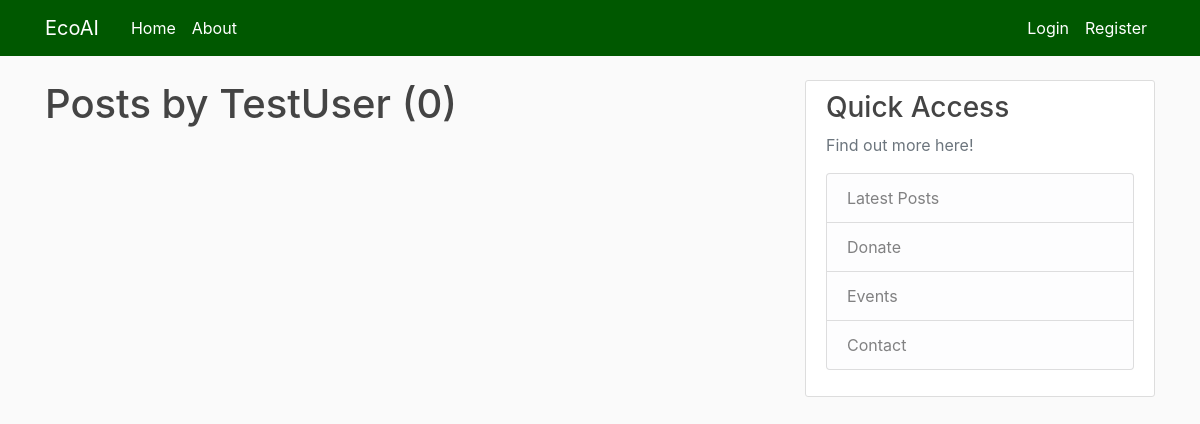
The page /user/TestUser on the database as committed earlier.
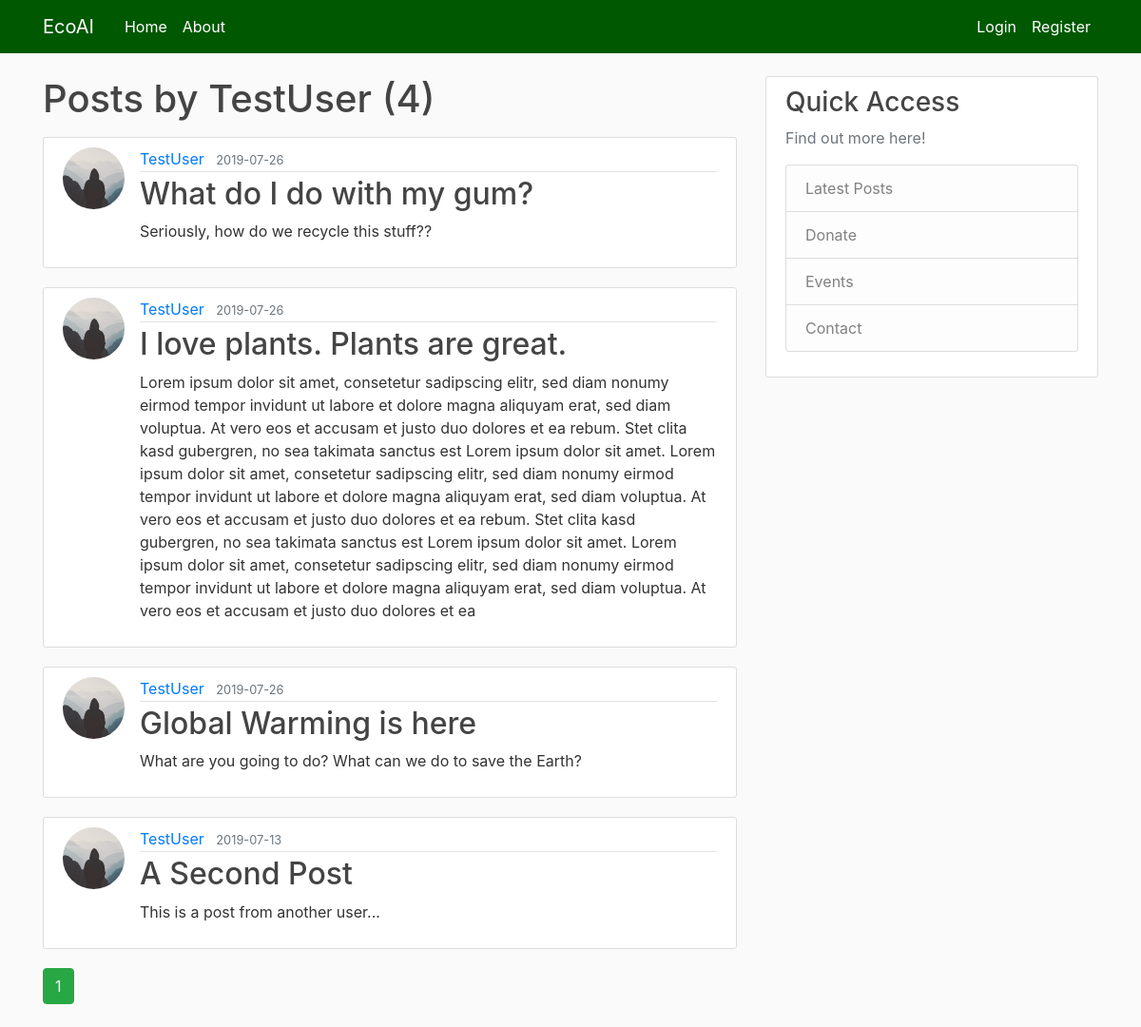
The same page on the database as committed later.
### flaskblog/models.py (models this page shows, shortened)
class User(db.Model, UserMixin):
    id = db.Column(db.Integer, primary_key=True)
    username = db.Column(db.String(20), unique=True, nullable=False)
    email = db.Column(db.String(120), unique=True, nullable=False)
    image_file = db.Column(db.String(20), nullable=False, default='default.jpg')
    password = db.Column(db.String(60), nullable=False)
    post = db.relationship('Post', backref='author', lazy=True) #this relates the User to Post

class Post(db.Model):
    id = db.Column(db.Integer, primary_key=True)
    title = db.Column(db.String(100), nullable=False)
    date_posted = db.Column(db.DateTime, nullable=False, default=datetime.utcnow)
    content = db.Column(db.Text, nullable=False)
    user_id = db.Column(db.Integer, db.ForeignKey('user.id'), nullable=False) #this relates Post to User

### flaskblog/routes.py (the view)
@app.route("/user/<string:username>")
def user_posts(username):
    page = request.args.get('page', 1, type=int)
    user = User.query.filter_by(username=username).first_or_404()
    posts = Post.query.filter_by(author=user)\
        .order_by(Post.date_posted.desc())\
            .paginate(page=page, per_page=5)
    return render_template('user_posts.html', posts=posts, user=user)

### flaskblog/templates/user_posts.html
{% extends "layout.html" %}
{% block content %}
    <h1 class="mb-3">Posts by {{ user.username }} ({{ posts.total }})</h1>
    {% for post in posts.items %}
        <article class="media content-section">
            <img class="rounded-circle article-img" src="{{ url_for('static', filename='profile_pics/' + post.author.image_file) }}">
            <div class="media-body">
              <div class="article-metadata">
                <a class="mr-2" href="{{ url_for('user_posts', username=post.author.username)}}">{{ post.author.username }}</a>
                <small class="text-muted">{{ post.date_posted.strftime('%Y-%m-%d') }}</small>
              </div>
              <h2><a class="article-title" href="{{ url_for('post', post_id=post.id) }}">
                  {{ post.title }}
                </a></h2>
              <p class="article-content">{{ post.content }}</p>
            </div>
        </article>
    {% endfor %}
    {% for page_num in posts.iter_pages(left_edge=1, right_edge=1, left_current=1, right_current=2) %}
        {% if page_num %}
            {% if posts.page == page_num %}
                <a class="btn btn-success mb-4" href="{{ url_for('user_posts', username=user.username, page=page_num)}}">{{ page_num }}</a>
            {% else %}
                <a class="btn btn-outline-success mb-4" href="{{ url_for('user_posts', username=user.username, page=page_num)}}">{{ page_num }}</a>
            {% endif %}
        {% else %}
            ...
        {% endif %}
    {% endfor %}
{% endblock content %}

### flaskblog/templates/layout.html (shortened to what this page needs)
<!DOCTYPE html>
<html>
<head>
    <link rel="stylesheet" href="https://stackpath.bootstrapcdn.com/bootstrap/4.3.1/css/bootstrap.min.css">
    <link rel="stylesheet" href="{{ url_for ('static', filename='main.css') }}" />
</head>
<body>
    <header class="site-header">
        <nav class="navbar navbar-expand-md navbar-dark bg-steel fixed-top">
            <div class="container">
                <a class="navbar-brand mr-4" href="/">EcoAI</a>
                <div class="collapse navbar-collapse" id="navbarToggle">
                    <div class="navbar-nav mr-auto">
                        <a class="nav-item nav-link" href="{{url_for('home')}}">Home</a>
                        <a class="nav-item nav-link" href="{{url_for('about')}}">About</a>
                    </div>
                    <div class="navbar-nav">
                        {% if current_user.is_authenticated %}
                            <a class="nav-item nav-link" href="{{url_for('new_post')}}">New Post</a>
                            <a class="nav-item nav-link" href="{{url_for('account')}}">Account</a>
                            <a class="nav-item nav-link" href="{{url_for('logout')}}">Logout</a>
                        {% else %}
                            <a class="nav-item nav-link" href="{{url_for('login')}}">Login</a>
                            <a class="nav-item nav-link" href="{{url_for('register')}}">Register</a>
                        {% endif %}
                    </div>
                </div>
            </div>
        </nav>
    </header>
    <main role="main" class="container">
        <div class="row">
            <div class="col-md-8">
                {% block content %}{% endblock %}
            </div>
            <div class="col-md-4">
                <div class="content-section">
                    <h3>Quick Access</h3>
                    <p class='text-muted'>Find out more here!
                    <ul class="list-group">
                        <li class="list-group-item list-group-item-light">Latest Posts</li>
                        <li class="list-group-item list-group-item-light">Donate</li>
                        <li class="list-group-item list-group-item-light">Events</li>
                        <li class="list-group-item list-group-item-light">Contact</li>
                    </ul>
                    </p>
                </div>
            </div>
        </div>
    </main>
</body>
</html>

### flaskblog/static/main.css (style rules this page uses)
body { background: #fafafa; color: #333333; margin-top: 5rem; }
h1, h2, h3, h4, h5, h6 { color: #444444; }
.bg-steel { background-color: #005800; }
.site-header .navbar-nav .nav-link { color: #ffffff; }
.content-section { background: #ffffff; padding: 10px 20px; border: 1px solid #dddddd; border-radius: 3px; margin-bottom: 20px; }
.article-title { color: #444444; }
.article-content { white-space: pre-line; }
.article-img { height: 65px; width: 65px; margin-right: 16px; }
.article-metadata { padding-bottom: 1px; margin-bottom: 4px; border-bottom: 1px solid #e3e3e3 }
.text-muted { color: #005800; }

Rows that differ between the two databases and show on the page:
added Post: image_file (placeholder picture), author.username "TestUser", date_posted "2019-07-26", title "What do I do with my gum?", content "Seriously, how do we recycle this stuff??"
added Post: image_file (placeholder picture), author.username "TestUser", date_posted "2019-07-26", title "I love plants. Plants are great.", content "Lorem ipsum dolor sit amet, consetetur sadipscing elitr, sed diam nonumy eirmod tempor invidunt ut labore et dolore magna aliquyam erat, sed diam voluptua. At vero eos et accusam et justo duo dolores et ea rebum. Stet clita kasd gubergren, no sea takimata sanctus est Lorem ipsum dolor sit amet. Lorem ipsum dolor sit amet, consetetur sadipscing elitr, sed diam nonumy eirmod tempor invidunt ut labore et dolore magna aliquyam erat, sed diam voluptua. At vero eos et accusam et justo duo dolores et ea rebum. Stet clita kasd gubergren, no sea takimata sanctus est Lorem ipsum dolor sit amet. Lorem ipsum dolor sit amet, consetetur sadipscing elitr, sed diam nonumy eirmod tempor invidunt ut labore…"
added Post: image_file (placeholder picture), author.username "TestUser", date_posted "2019-07-26", title "Global Warming is here", content "What are you going to do? What can we do to save the Earth?"
added Post: image_file (placeholder picture), author.username "TestUser", date_posted "2019-07-13", title "A Second Post", content "This is a post from another user..."
Other text that changed with them:
{{ posts.total }}: "0" → "4"
new list line: "1"
